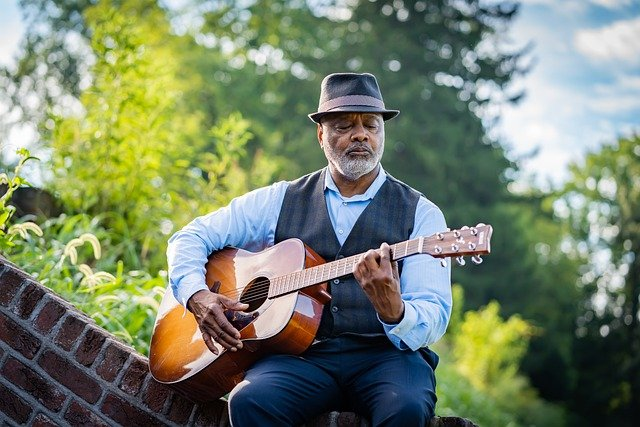
#> input picture Ch4/Photo_to_Painting/sample.jpg, 640 x 427 px
$ python main.py
#> lines starting #> are read from the running program, lines starting #| are printed output that depends on the picture
import numpy as np
import cv2

ff = np.fromfile('sample.jpg', np.uint8)
img = cv2.imdecode(ff, cv2.IMREAD_UNCHANGED)
#> img is the input picture: shape (427, 640, 3); mean B, G, R 106.3, 130, 118.2
img = cv2.resize(img, dsize=(0,0), fx=1.0, fy=1.0, interpolation=cv2.INTER_LINEAR)

cartoon_img = cv2.stylization(img, sigma_s=100, sigma_r=0.1)
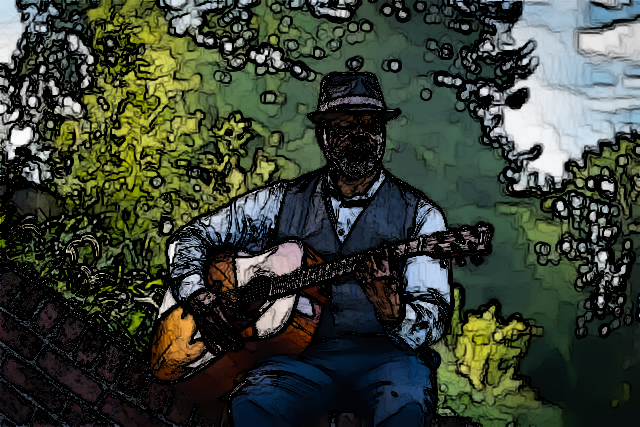
#> cartoon_img: shape (427, 640, 3); mean B, G, R 53.9, 65.3, 58

cv2.imshow('cartoon', cartoon_img)
cv2.waitKey(0)
cv2.destroyAllWindows()
